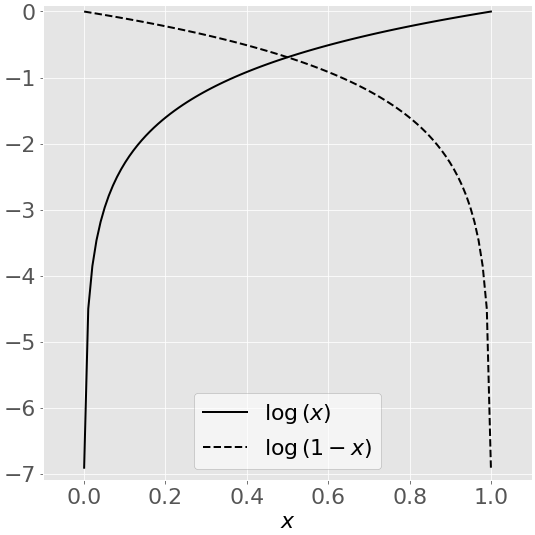
#> input picture RegresionLogistica/Notebooks/Imagenes/ln_1.jpg, 535 x 535 px, found by its file name
$ jupyter execute --allow-errors RegresionLogistica.ipynb
#> lines starting #> are read from the running program, lines starting #| are printed output that depends on the picture
[cell 1]
import os
from IPython.display import Image
from PIL import Image as Image_2
# img = Image.open('1.jpg')
# new_img.save('1-256x256.png','png')
# new_img = img.resize((256,256))

## Clasificación

La clasificación es un área muy importante del aprendizaje automático supervisado. Una gran cantidad de problemas importantes de aprendizaje automático se encuentran dentro de esta área. Hay muchos métodos de clasificación y la regresión logística es uno de ellos.

### ¿Qué es la clasificación?
Los algoritmos de aprendizaje automático supervisados definen modelos que capturan las relaciones entre los datos. La clasificación es un área de aprendizaje automático supervisado que intenta predecir a qué clase o categoría pertenece una entidad, en función de sus características.

Por ejemplo, puede analizar a los empleados de alguna empresa e intentar establecer una dependencia de las características o variables, como el nivel de educación, el número de años en el puesto actual, la edad, el salario, las probabilidades de ser ascendido, etc. El conjunto de datos relacionados con un solo empleado es una observación. Las características o variables pueden adoptar una de dos formas:

1. **Las variables independientes**, también llamadas entradas o predictores, no dependen de otras características de interés (o al menos lo asume a los efectos del análisis).

2. **Las variables dependientes**, también llamadas salidas o respuestas, dependen de las variables independientes.

En el ejemplo anterior, en el que está analizando a los empleados, puede suponer que el nivel de educación, el tiempo en el puesto actual y la edad son mutuamente independientes y considerarlos como entradas. El salario y las probabilidades de promoción podrían ser los productos que dependen de los insumos.

<small>*Nota: Los algoritmos de aprendizaje automático supervisados analizan una serie de observaciones e intentan expresar matemáticamente la dependencia entre las entradas y las salidas. Estas representaciones matemáticas de dependencias son los modelos.*</small>

La naturaleza de las variables dependientes diferencia los problemas de regresión y clasificación. Los problemas de regresión tienen salidas continuas y generalmente ilimitadas. Un ejemplo es cuando está estimando el salario en función de la experiencia y el nivel de educación. Por otro lado, los problemas de clasificación tienen salidas discretas y finitas llamadas clases o categorías . Por ejemplo, predecir si un empleado será ascendido o no (verdadero o falso) es un problema de clasificación.

Hay dos tipos principales de problemas de clasificación:

1. **Clasificación binaria o binomial:** exactamente dos clases para elegir (generalmente 0 y 1, verdadero y falso, o positivo y negativo)

2. **Clasificación multiclase o multinomial:** tres o más clases de salidas para elegir

Si solo hay una variable de entrada, generalmente se indica con 𝑥. Para más de una entrada, normalmente verá la notación vectorial 𝐱 = (𝑥₁,…, 𝑥ᵣ), donde 𝑟 es el número de predictores (o características independientes). La variable de salida a menudo se denota con 𝑦 y toma los valores 0 o 1.

### ¿Cuándo se necesita la clasificación?

Puede aplicar la clasificación en muchos campos de la ciencia y la tecnología. Por ejemplo, los algoritmos de clasificación de texto se utilizan para separar correos electrónicos legítimos y spam, así como comentarios positivos y negativos. Puede consultar la Clasificación práctica de texto con Python y Keras para obtener información sobre este tema. Otros ejemplos incluyen aplicaciones médicas, clasificación biológica, calificación crediticia y más.

Las tareas de reconocimiento de imágenes a menudo se representan como problemas de clasificación. Por ejemplo, puede preguntar si una imagen representa un rostro humano o no, o si es un ratón o un elefante, o qué dígito del cero al nueve representa, y así sucesivamente. Para obtener más información sobre esto, consulte Detección facial tradicional con Python y Reconocimiento facial con Python, en Menos de 25 líneas de código .

### Descripción general de la regresión logística

La regresión logística es una técnica de clasificación fundamental. Pertenece al grupo de clasificadores lineales y es algo similar a la regresión polinomial y lineal . La regresión logística es rápida y relativamente sencilla, y es conveniente para usted interpretar los resultados. Aunque es esencialmente un método de clasificación binaria, también se puede aplicar a problemas multiclase.

### Requisitos previos de matemáticas
Necesitará comprender la función sigmoidea y la función logaritmo natural para comprender qué es la regresión logística y cómo funciona.

Esta imagen muestra la función sigmoidea (o curva en forma de S) de alguna variable 𝑥:

#> (a cell that did not finish here is left out)

La función sigmoidea tiene valores muy cercanos a 0 o 1 en la mayor parte de su dominio. Este hecho lo hace apto para su aplicación en métodos de clasificación.

Esta imagen muestra el logaritmo natural log (𝑥) de alguna variable 𝑥, para valores de 𝑥 entre 0 y 1:

[cell 3]
# Image(filename='imagenes/ln_1.jpg')
ima1=Image_2.open('imagenes/ln_1.jpg')
#> ima1 is the input picture: PIL image 535x535 RGB; min 0, max 255, mean 231.4
ima1.resize((256,256))
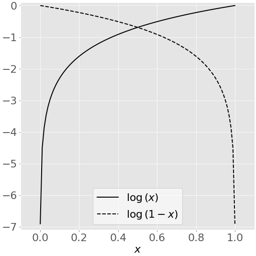
#> Out: PIL image 256x256 RGB; min 0, max 255, mean 231.4

A medida que 𝑥 se acerca a cero, el logaritmo natural de 𝑥 cae hacia el infinito negativo. Cuando 𝑥 = 1, log (𝑥) es 0. Lo contrario es cierto para log (1 - 𝑥).

Tenga en cuenta que a menudo encontrará el logaritmo natural denotado con ln en lugar de log . En Python, math.log(x)y numpy.log(x)representa el logaritmo natural de x, por lo que seguirás esta notación en este tutorial.

### Formulación del problema

En este tutorial, verá una explicación del caso común de regresión logística aplicada a la clasificación binaria. Cuando está implementando la regresión logística de alguna variable dependiente 𝑦 en el conjunto de variables independientes 𝐱 = (𝑥₁,…, 𝑥ᵣ), donde 𝑟 es el número de predictores (o entradas), comienza con los valores conocidos de los predictores 𝐱ᵢ y la correspondiente respuesta real (o salida) 𝑦ᵢ para cada observación 𝑖 = 1,…, 𝑛.

Su objetivo es encontrar la función de regresión logística 𝑝 (𝐱) tal que las respuestas predichas 𝑝 (𝐱ᵢ) estén lo más cerca posible de la respuesta real 𝑦ᵢ para cada observación 𝑖 = 1,…, 𝑛. Recuerde que la respuesta real puede ser solo 0 o 1 en problemas de clasificación binaria. Esto significa que cada 𝑝 (𝐱ᵢ) debe estar cerca de 0 o 1. Por eso es conveniente usar la función sigmoidea.

Una vez que tenga la función de regresión logística 𝑝 (𝐱), puede usarla para predecir las salidas de entradas nuevas y no vistas, asumiendo que la dependencia matemática subyacente no cambia.

### Supuestos

* La relación lineal entre las variables independientes continuas y las probabilidades logarítmicas de la variable dependiente.

* No hay multicolinealidad entre las variables independientes (las variables independientes no deben estar altamente correlacionadas). La multicolinealidad se puede probar utilizando el factor de inflación de varianza (VIF).

* Sin valores atípicos influyentes.

* Independencia de errores (residuales) o sin autocorrelación significativa. Los residuos no deben correlacionarse entre sí. Esto se puede probar mediante la prueba de Durbin-Watson.

* El tamaño de la muestra debe ser grande (se recomiendan al menos 50 observaciones por variable independiente).

#### ¿Qué es el VIF?
[VIF](https://www.investopedia.com/terms/v/variance-inflation-factor.asp)

### Metodología

La regresión logística es un clasificador lineal, por lo que utilizará una función lineal 𝑓 (𝐱) = 𝑏₀ + 𝑏₁𝑥₁ + ⋯ + 𝑏ᵣ𝑥ᵣ, también llamada logit. Las variables 𝑏₀, 𝑏₁,…, 𝑏ᵣ son los estimadores de los coeficientes de regresión, que también se denominan ponderaciones predichas o simplemente coeficientes.

La función de regresión logística 𝑝 (𝐱) es la función sigmoidea de 𝑓 (𝐱): 𝑝 (𝐱) = 1 / (1 + exp (−𝑓 (𝐱)). Como tal, a menudo está cerca de 0 o 1. La La función 𝑝 (𝐱) a menudo se interpreta como la probabilidad predicha de que la salida para un 𝐱 dado sea igual a 1. Por lo tanto, 1 - 𝑝 (𝑥) es la probabilidad de que la salida sea 0.

La regresión logística determina los mejores pesos predichos 𝑏₀, 𝑏₁,…, 𝑏ᵣ de manera que la función 𝑝 (𝐱) sea lo más cercana posible a todas las respuestas reales 𝑦ᵢ, 𝑖 = 1,…, 𝑛, donde 𝑛 es el número de observaciones. El proceso de calcular las mejores ponderaciones utilizando las observaciones disponibles se denomina entrenamiento o ajuste del modelo.

Para obtener las mejores ponderaciones, normalmente se maximiza la función de verosimilitud logarítmica (LLF) para todas las observaciones 𝑖 = 1,…, 𝑛. Este método se denomina estimación de máxima verosimilitud y está representado por la ecuación LLF = Σᵢ (𝑦ᵢ log (𝑝 (𝐱ᵢ)) + (1 - 𝑦ᵢ) log (1 - 𝑝 (𝐱ᵢ))).

Cuando 𝑦ᵢ = 0, el LLF para la observación correspondiente es igual a log (1 - 𝑝 (𝐱ᵢ)). Si 𝑝 (𝐱ᵢ) está cerca de 𝑦ᵢ = 0, entonces log (1 - 𝑝 (𝐱ᵢ)) está cerca de 0. Este es el resultado que desea. Si 𝑝 (𝐱ᵢ) está lejos de 0, entonces log (1 - 𝑝 (𝐱ᵢ)) cae significativamente. No desea ese resultado porque su objetivo es obtener el LLF máximo. De manera similar, cuando 𝑦ᵢ = 1, el LLF para esa observación es 𝑦ᵢ log (𝑝 (𝐱ᵢ)). Si 𝑝 (𝐱ᵢ) está cerca de 𝑦ᵢ = 1, entonces log (𝑝 (𝐱ᵢ)) está cerca de 0. Si 𝑝 (𝐱ᵢ) está lejos de 1, entonces log (𝑝 (𝐱ᵢ)) es un número negativo grande.

[cell 4]
ima1=Image_2.open('imagenes/ln_1.jpg')
ima1.resize((256,256))

Hay varios enfoques matemáticos que calcularán los mejores pesos que corresponden al LLF máximo, pero eso está más allá del alcance de este tutorial. Por ahora, puede dejar estos detalles a las bibliotecas de Python de regresión logística que aprenderá a usar aquí.

Una vez que determine los mejores pesos que definen la función 𝑝 (𝐱), puede obtener las salidas predichas 𝑝 (𝐱ᵢ) para cualquier entrada dada given. Para cada observación 𝑖 = 1,…, 𝑛, la salida predicha es 1 si 𝑝 (𝐱ᵢ)> 0.5 y 0 en caso contrario. El umbral no tiene que ser 0,5, pero normalmente lo es. Puede definir un valor más bajo o más alto si es más conveniente para su situación.

Hay una relación más importante entre 𝑝 (𝐱) y 𝑓 (𝐱), que es que log (𝑝 (𝐱) / (1 - 𝑝 (𝐱))) = 𝑓 (𝐱). Esta igualdad explica por qué 𝑓 (𝐱) es el logit . Implica que 𝑝 (𝐱) = 0.5 cuando 𝑓 (𝐱) = 0 y que la salida predicha es 1 si 𝑓 (𝐱)> 0 y 0 en caso contrario.

[cell 5]
ima1=Image_2.open('imagenes/fx.jpg')
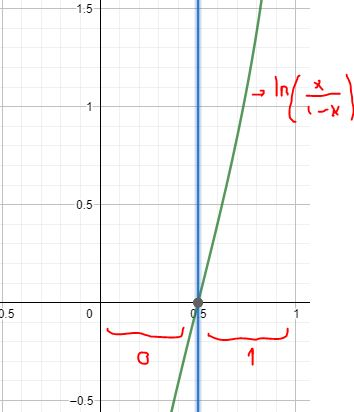
#> input picture RegresionLogistica/Notebooks/Imagenes/fx.JPG, 354 x 412 px, found by its file name
#> ima1 is the input picture: PIL image 354x412 RGB; mean R, G, B 247.5, 247.3, 247.6
ima1.resize((256,256))
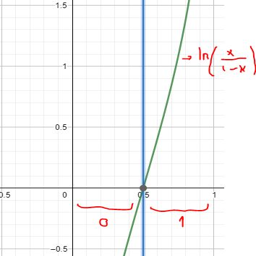
#> Out: PIL image 256x256 RGB; mean R, G, B 247.3, 247.1, 247.4

### Optimizar el umbral
[threshold](https://discuss.analyticsvidhya.com/t/threshold-for-logistic-regression/18481/2)

### Metricas

#### 1.Matriz de confusión

Una matriz de confusión es una tabla que se usa a menudo para describir el desempeño de un modelo de clasificación (o "clasificador") en un conjunto de datos de prueba para los cuales se conocen los valores verdaderos.

[cell 6]
Image_2.open('imagenes/matriz_confusion_2.jpg')
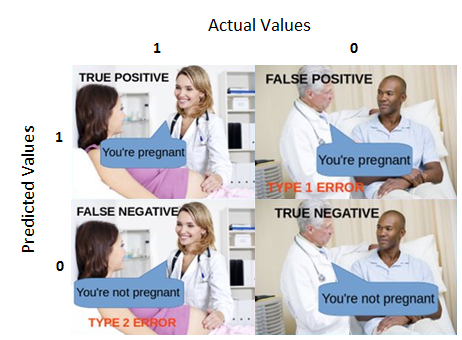
#> input picture RegresionLogistica/Notebooks/Imagenes/matriz_confusion_2.jpg, 462 x 340 px, found by its file name

[cell 7]
Image_2.open('imagenes/matriz_confusion.jpg')
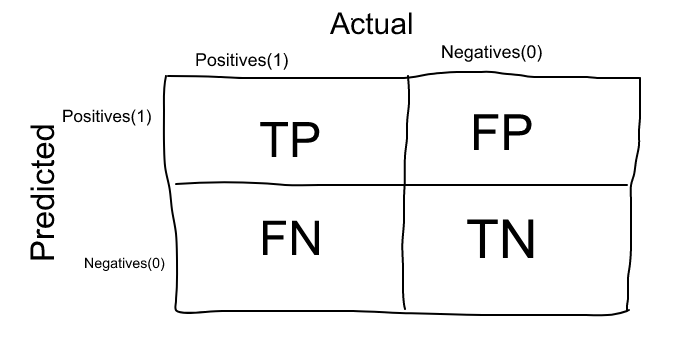
#> input picture RegresionLogistica/Notebooks/Imagenes/matriz_confusion.jpg, 690 x 352 px, found by its file name

1. Verdaderos positivos (TP): los verdaderos positivos son los casos en los que la clase real del punto de datos fue 1 (Verdadero) y la predicción también es 1 (Verdadero)

Ejemplo: el caso en el que una persona tiene cáncer (1) y el modelo que clasifica su caso como cáncer (1) se clasifica como positivo verdadero.

2. Negativos verdaderos (TN): Los negativos verdaderos son los casos en los que la clase real del punto de datos era 0 (Falso) y la predicción también es 0 (Falso)

Ejemplo: El caso en el que una persona que NO tiene cáncer y el modelo que clasifica su caso como No cáncer se incluye en Verdaderos Negativos.

3. Falsos positivos (FP): Los falsos positivos son los casos en que la clase real del punto de datos fue 0 (Falso) y la predicción es 1 (Verdadero). Falso es porque el modelo ha predicho incorrectamente y es positivo porque la clase predicha fue positiva. (1)

Ejemplo: una persona que NO tiene cáncer y el modelo que clasifica su caso como cáncer se incluye en falsos positivos.

4. Falsos negativos (FN): Los falsos negativos son los casos en los que la clase real del punto de datos fue 1 (Verdadero) y la predicción es 0 (Falso). Falso es porque el modelo ha predicho incorrectamente y negativo porque la clase predicha fue negativa. (0)

Ejemplo: una persona que tiene cáncer y el modelo que clasifica su caso como No-cáncer se incluye en los falsos negativos.
El escenario ideal que todos queremos es que el modelo dé 0 falsos positivos y 0 falsos negativos. Pero ese no es el caso en la vida real, ya que ningún modelo NO será 100% exacto la mayoría de las veces.

#### 1.1. Accuracy

 Es una métrica que indica qué tan bien clasifica (discrimina) el modelo las clases 0 y 1.

[cell 8]
Image_2.open('imagenes/accuracy.jpg')
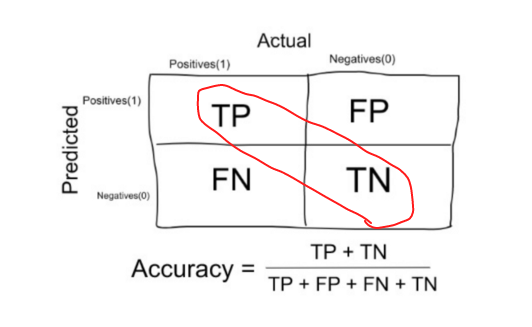
#> input picture RegresionLogistica/Notebooks/Imagenes/accuracy.jpg, 532 x 327 px, found by its file name

# Precision

Es una métrica que indica qué tan bien discrimina los verdaderos positivos sobre la clase pronosticada como 1.

[cell 9]
Image_2.open('imagenes/precision.jpg')
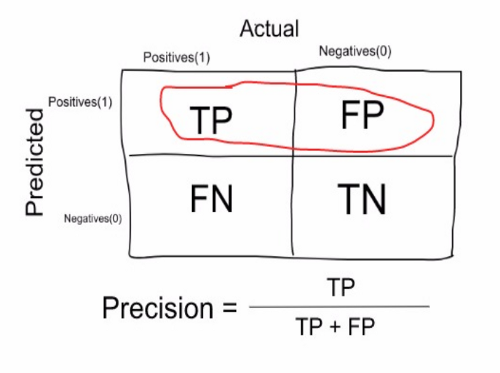
#> input picture RegresionLogistica/Notebooks/Imagenes/precision.jpg, 500 x 373 px, found by its file name
